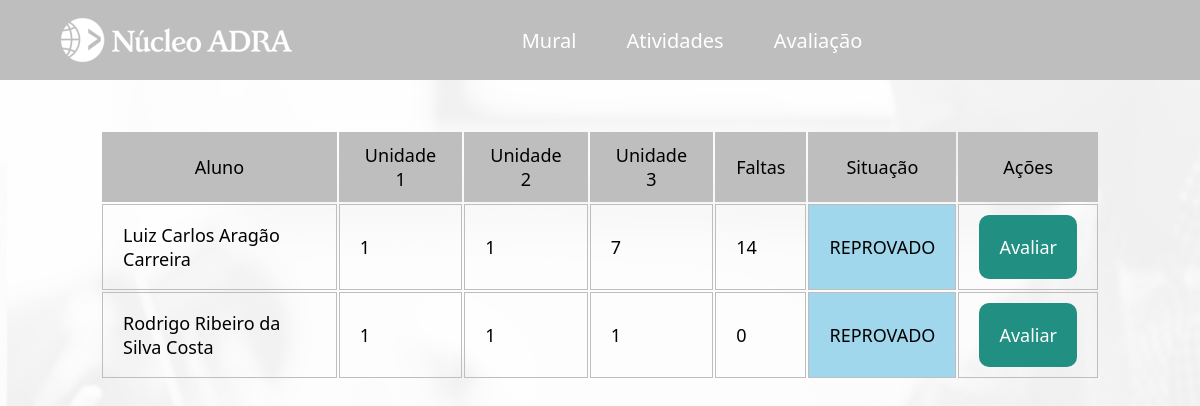
Screenshot of /portal/professor/avaliacao.php?c=4&i=4&t=3 (signed in) with the database file from the repository.
### tables this page shows
CREATE TABLE IF NOT EXISTS `aluno` (
  `id` int UNSIGNED NOT NULL AUTO_INCREMENT,
  `nome_completo` varchar(80) DEFAULT NULL,
  `nome` varchar(45) DEFAULT NULL,
  `sobrenome` varchar(45) DEFAULT NULL,
  `sexo` enum('F','M') DEFAULT NULL,
  `email` varchar(100) DEFAULT NULL,
  `nascimento` date DEFAULT NULL,
  `idade` int NOT NULL,
  `rg` char(12) DEFAULT NULL,
  `cpf` char(14) DEFAULT NULL,
  `pcd` tinyint DEFAULT NULL,
  `pcd_desc` varchar(255) DEFAULT NULL,
  `login` varchar(20) DEFAULT NULL,
  `senha` varchar(255) DEFAULT NULL,
  `telefone` varchar(15) DEFAULT NULL,
  `endereco_id` int UNSIGNED DEFAULT NULL,
  `imagem` text,
  PRIMARY KEY (`id`),
  UNIQUE KEY `cpf_UNIQUE` (`cpf`),
  UNIQUE KEY `rg_UNIQUE` (`rg`),
  UNIQUE KEY `email_UNIQUE` (`email`),
  UNIQUE KEY `login_UNIQUE` (`login`),
  KEY `fk_aluno_endereco1_idx` (`endereco_id`)
);

CREATE TABLE IF NOT EXISTS `avaliacao` (
  `id` int NOT NULL AUTO_INCREMENT,
  `aluno_id` int DEFAULT NULL,
  `turma_id` int DEFAULT NULL,
  `n1` float DEFAULT NULL,
  `n2` float DEFAULT NULL,
  `n3` float DEFAULT NULL,
  `faltas` int DEFAULT NULL,
  `situacao` varchar(40) DEFAULT NULL,
  PRIMARY KEY (`id`),
  KEY `FK_aluno` (`aluno_id`),
  KEY `FK_turma` (`turma_id`)
);

### portal/professor/avaliacao.php (the view, shortened to what this page needs)
<?php
    require_once "../../util/config.php";
    $idProfessor = $_GET['i'];
    $idTurma = $_GET['t'];
    $idCurso = $_GET['c'];
?>
<!DOCTYPE html>
<html lang="en">
<head>
    <link rel="stylesheet" href="../../css/mural.css">
</head>
<body>
<header>
        <main>
            <div class="cabecalho-conteudo">
                <a href="curso.php?i=<?php echo $idProfessor; ?>">
                <div id="logo" class="opcoes-nav">
                    <img src="../../imagens/nucleo-adra-branco-232x48.png" alt="logo-adra">
                </div>
                </a>
                <div class="opcoes-nav">
                <a href="mural.php?c=<?php echo $idCurso ?>&i=<?php echo $idProfessor; ?>&t=<?php echo $idTurma; ?>">
                    <div class="opcao-nav">
                        <div class="mural-texto">
                            Mural
                        </div>
                    </div>
                </a>
                <a href="lista_atividade.php?c=<?php echo $idCurso ?>&i=<?php echo $idProfessor; ?>&t=<?php echo $idTurma; ?>">
                <div class="opcao-nav">
                    <div class="atividades">
                        Atividades
                    </div>
                </div>
                </a>
                <a href="avaliacao.php?c=<?php echo $idCurso ?>&i=<?php echo $idProfessor; ?>&t=<?php echo $idTurma; ?>">
                    <div class="opcao-nav">
                        <div class="notas-texto">
                            Avaliação
                        </div>
                    </div>
                </a>
                </div>
                <a href="usuario.php?i=<?php echo $idProfessor; ?>">
                    <div id="perfil" class="opcoes-nav">
                    </div>
                </a>
            </div>
        </main>
    </header>
<div class="container">
    <div class="container-avaliacao">
        <table class="tabela">
            <tr class="tabela-header">
                <td><center>Aluno</center></td>
                <td><center>Unidade 1</center></td>
                <td><center>Unidade 2</center></td>
                <td><center>Unidade 3</center></td>
                <td><center>Faltas</center></td>
                <td><center>Situação</center></td>
                <td><center>Ações</center></td>
            </tr>
            <?php
    $sql_turma = "SELECT * FROM aluno_has_turma";
    $result_turma = mysqli_query($link, $sql_turma);
    while($row = mysqli_fetch_array($result_turma)){
        if($row['turma_id'] == $idTurma){
            $idAluno = $row['aluno_id'];
        $sql_aluno = "SELECT * FROM aluno";
        $result_aluno = mysqli_query($link, $sql_aluno);
        while($row = mysqli_fetch_array($result_aluno)){
            if($row['id'] == $idAluno){
            $nomeAluno = $row['nome_completo'];
            $avaliando = $row['id'];
            ?>
            <tr class="tabela-linha">
                <td><?php echo $nomeAluno; ?></td>
                <?php
                    $sql_avaliacao = "SELECT * FROM avaliacao";
                    $result_avaliacao = mysqli_query($link, $sql_avaliacao);
                    while($row = mysqli_fetch_array($result_avaliacao)){
                        if($row['aluno_id'] == $avaliando){
                ?>
                <td><?php
                if($row['n1'] != null){
                    echo $row['n1'];
                } else{
                    echo 'Pendente';
                }?></td>
                <td><?php
                if($row['n2'] != null){
                    echo $row['n2'];
                } else{
                    echo 'Pendente';
                }?></td>
                <td><?php
                if($row['n3'] != null){
                    echo $row['n3'];
                } else{
                    echo 'Pendente';
                }?></td>
                <td><?php
                if($row['faltas'] != null){
                    echo $row['faltas'];
                } else{
                    echo 'Pendente';
                }?></td>
                <?php
                if($row['situacao'] != null){
                    $situacaoExibir = $row['situacao'];
                } else{
                    $situacaoExibir = 'Aguardando processamento';
                }
                switch ($row['situacao']) {
                    case 'REPROVADO':
                        $situacaoClasse = 'situacao_vermelho';
                    case 'Aguardando processamento':
                        $situacaoClasse = 'situacao_azul';
                }
                ?>
                <td class="<?php echo $situacaoClasse;?>"><?php
                echo $situacaoExibir;
                ?></td>
                <td><?php echo('<a href="update_avaliacao.php?id='.$row['id'].'&i='.$idProfessor.'&a='.$row['aluno_id'].'&c='.$idCurso.'&t='.$idTurma.'" class="crud_link">Avaliar</a>')?></td>
            </tr>
            <?php
                                }
                            }
                        }
                    }
                }
            }
        ?>
        </table>
    </div>
</div>
</body>
</html>

### css/mural.css (style rules this page uses)
* { padding: 0; margin: 0; box-sizing: border-box; font-family:'Segoe UI', Tahoma, Geneva, Verdana, sans-serif; }
body { background: url("../imagens/Professor-icone-branco.png") no-repeat center center fixed; background-size: cover; -webkit-background-size: cover; -moz-background-size: cover; -o-background-size: cover; }
header { height: 10vh; background-color: #bebebe; display: flex; align-items: center; justify-content: center; }
main div { color: white; font-size: 20px; display: flex; justify-content: space-between; align-items: center; }
.cabecalho-conteudo { margin: 0 auto; padding: 0; display: flex; width: 90vw; height: 48px; justify-content: space-between; align-items: center; }
.opcoes-nav { display: flex; gap: 50px; height: 10vh; }
.opcao-nav { height: 10vh; }
main a { text-decoration: none; }
#logo { cursor: pointer; }
#perfil { cursor: pointer; width: 48px; height: 48px; }
.container { display: flex; flex-direction: column; align-items: center; }
.container-avaliacao { width: 1000px; display: flex; justify-content: center; padding: 50px 0; font-size: 18px; }
table { width: 100%; }
table td { border: 1px solid #bebebe; padding: 10px 20px; }
.tabela-header { background-color: #bebebe; font-weight: 500; }
.crud_link { color: white; padding: 20px; display: flex; flex-direction: column; align-items: center; text-decoration: none; background-color: #218f82; border-radius: 10px; }
.situacao_azul { background-color: rgb(161, 215, 236); }

### rows the page displays
aluno: nome_completo "Luiz Carlos Aragão Carreira"
avaliacao: n1 "1", n2 "1", n3 "7", faltas "14", situacao "REPROVADO"
aluno: nome_completo "Rodrigo Ribeiro da Silva Costa"
avaliacao: n1 "1", n2 "1", n3 "1", faltas "0", situacao "REPROVADO"
